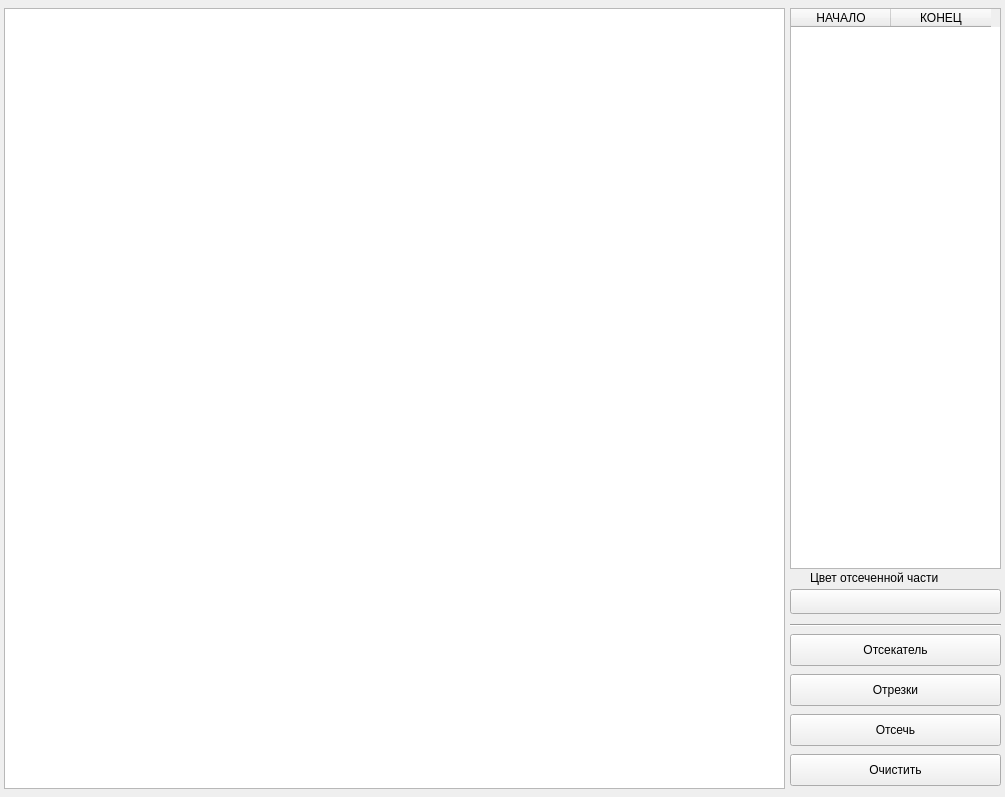
<?xml version="1.0" encoding="UTF-8"?>
<ui version="4.0">
 <class>MainWindow</class>
 <widget class="QMainWindow" name="MainWindow">
  <property name="geometry">
   <rect>
    <x>0</x>
    <y>0</y>
    <width>1005</width>
    <height>797</height>
   </rect>
  </property>
  <property name="windowTitle">
   <string>Лабораторная работа №7 Ильясов ИУ7-43Б</string>
  </property>
  <widget class="QWidget" name="centralwidget">
   <widget class="QPushButton" name="rect">
    <property name="geometry">
     <rect>
      <x>790</x>
      <y>634</y>
      <width>211</width>
      <height>32</height>
     </rect>
    </property>
    <property name="text">
     <string>Отсекатель</string>
    </property>
   </widget>
   <widget class="QTableWidget" name="table">
    <property name="geometry">
     <rect>
      <x>790</x>
      <y>8</y>
      <width>211</width>
      <height>561</height>
     </rect>
    </property>
    <column>
     <property name="text">
      <string>НАЧАЛО</string>
     </property>
    </column>
    <column>
     <property name="text">
      <string>КОНЕЦ</string>
     </property>
    </column>
   </widget>
   <widget class="QPushButton" name="paint">
    <property name="geometry">
     <rect>
      <x>790</x>
      <y>714</y>
      <width>211</width>
      <height>32</height>
     </rect>
    </property>
    <property name="text">
     <string>Отсечь</string>
    </property>
   </widget>
   <widget class="QPushButton" name="bars">
    <property name="geometry">
     <rect>
      <x>790</x>
      <y>674</y>
      <width>211</width>
      <height>32</height>
     </rect>
    </property>
    <property name="text">
     <string>Отрезки</string>
    </property>
   </widget>
   <widget class="QGraphicsView" name="view">
    <property name="geometry">
     <rect>
      <x>4</x>
      <y>8</y>
      <width>781</width>
      <height>781</height>
     </rect>
    </property>
   </widget>
   <widget class="QPushButton" name="clear_bt">
    <property name="geometry">
     <rect>
      <x>790</x>
      <y>754</y>
      <width>211</width>
      <height>32</height>
     </rect>
    </property>
    <property name="text">
     <string>Очистить</string>
    </property>
   </widget>
   <widget class="QPushButton" name="on_bars">
    <property name="geometry">
     <rect>
      <x>1010</x>
      <y>760</y>
      <width>211</width>
      <height>31</height>
     </rect>
    </property>
    <property name="text">
     <string>Добавить отрезки на грани</string>
    </property>
   </widget>
   <widget class="QPushButton" name="color_algo_bt">
    <property name="geometry">
     <rect>
      <x>790</x>
      <y>589</y>
      <width>211</width>
      <height>25</height>
     </rect>
    </property>
    <property name="text">
     <string/>
    </property>
   </widget>
   <widget class="QLabel" name="seed_color_label">
    <property name="geometry">
     <rect>
      <x>810</x>
      <y>569</y>
      <width>171</width>
      <height>17</height>
     </rect>
    </property>
    <property name="text">
     <string>Цвет отсеченной части</string>
    </property>
   </widget>
   <widget class="Line" name="line_2">
    <property name="geometry">
     <rect>
      <x>790</x>
      <y>617</y>
      <width>211</width>
      <height>16</height>
     </rect>
    </property>
    <property name="orientation">
     <enum>Qt::Horizontal</enum>
    </property>
   </widget>
  </widget>
 </widget>
 <resources/>
 <connections/>
</ui>
